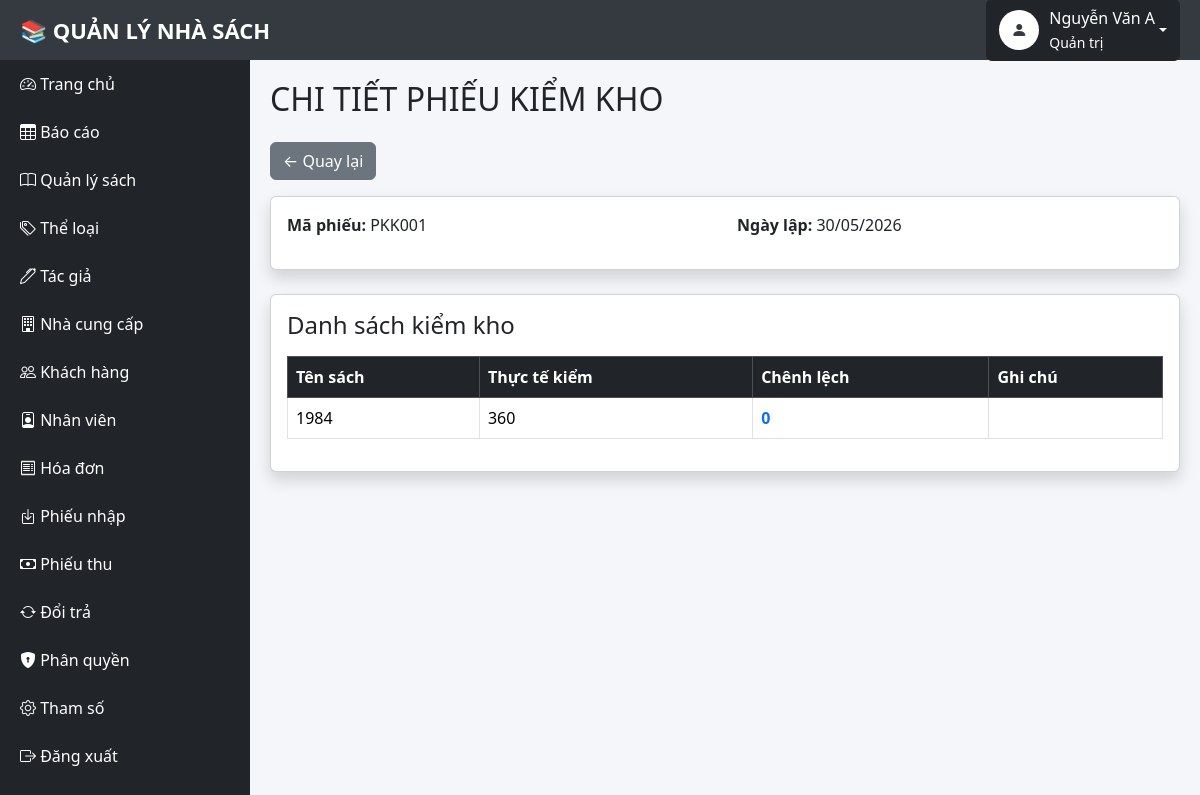
The app's page /kiemkho/chitiet.php?id=PKK001 (signed in) with its own data.
### tables this page shows
CREATE TABLE `phieukiemkho` (
  `MaPhieu` varchar(20) NOT NULL,
  `NgayLap` datetime DEFAULT NULL
);

CREATE TABLE `ct_phieukiemkho` (
  `MaPhieu` varchar(20) NOT NULL,
  `MaSach` varchar(20) NOT NULL,
  `SoLuongThucTe` int(11) DEFAULT NULL,
  `ChenhLech` int(11) DEFAULT NULL,
  `GhiChu` varchar(255) DEFAULT NULL
);

CREATE TABLE `sach` (
  `MaSach` varchar(20) NOT NULL,
  `TenSach` varchar(255) DEFAULT NULL,
  `MaTheLoai` varchar(20) DEFAULT NULL,
  `MaTacGia` varchar(20) DEFAULT NULL,
  `SoLuong` int(11) DEFAULT NULL,
  `DonGiaBan` int(11) DEFAULT NULL
);

### kiemkho/chitiet.php (the view, shortened to what this page needs)
<?php
include("../layout/header.php");
include("../layout/sidebar.php");
$id = $_GET['id'];
$phieu = mysqli_query($conn, "
SELECT *
FROM PHIEUKIEMKHO
WHERE MaPhieu='$id'
");
$p = mysqli_fetch_assoc($phieu);
$ct = mysqli_query($conn, "
SELECT
    CT_PHIEUKIEMKHO.*,
    SACH.TenSach,
    SACH.SoLuong
FROM CT_PHIEUKIEMKHO
JOIN SACH
ON CT_PHIEUKIEMKHO.MaSach = SACH.MaSach
WHERE MaPhieu='$id'
");
?>
<div class="content">
<h2 class="mb-4">
    CHI TIẾT PHIẾU KIỂM KHO
</h2>
<a href="index.php" class="btn btn-secondary mb-3">
    ← Quay lại
</a>
<div class="card shadow mb-4">
<div class="card-body">
<div class="row">
<div class="col-md-6">
<p>
<b>Mã phiếu:</b>
<?= $p['MaPhieu'] ?>
</p>
</div>
<div class="col-md-6">
<p>
<b>Ngày lập:</b>
<?= date("d/m/Y", strtotime($p['NgayLap'])) ?>
</p>
</div>
</div>
</div>
</div>
<div class="card shadow">
<div class="card-body">
<h4 class="mb-3">
Danh sách kiểm kho
</h4>
<table class="table table-bordered table-hover">
<tr class="table-dark">
<th>Tên sách</th>
<th>Thực tế kiểm</th>
<th>Chênh lệch</th>
<th>Ghi chú</th>
</tr>
<?php while($row = mysqli_fetch_assoc($ct)){ ?>
<tr>
<td>
<?= $row['TenSach'] ?>
</td>
<td>
<?= $row['SoLuongThucTe'] ?>
</td>
<td>
<?php
if($row['ChenhLech'] > 0){
    echo "
    <span class='text-success fw-bold'>
        +".$row['ChenhLech']."
    </span>
    ";
}else if($row['ChenhLech'] < 0){
    echo "
    <span class='text-danger fw-bold'>
        ".$row['ChenhLech']."
    </span>
    ";
}else{
    echo "
    <span class='text-primary fw-bold'>
        0
    </span>
    ";
}
?>
</td>
<td>
</td>
</tr>
<?php } ?>
</table>
</div>
</div>
</div>
<?php
include("../layout/footer.php");
?>

### layout/header.php (style rules this page uses)
body { margin:0; background:#f4f6f9; }
.content { margin-left:250px; margin-top:60px; padding:20px; }

### records on screen
phieukiemkho: MaPhieu "PKK001", NgayLap "30/05/2026"
ct_phieukiemkho: MaSach.TenSach "1984", SoLuongThucTe "360", ChenhLech "0"

### other values on screen
$_SESSION['user']['TenNV'] "Nguyễn Văn A"
$_SESSION['user']['TenNhomNguoiDung'] "Quản trị"
